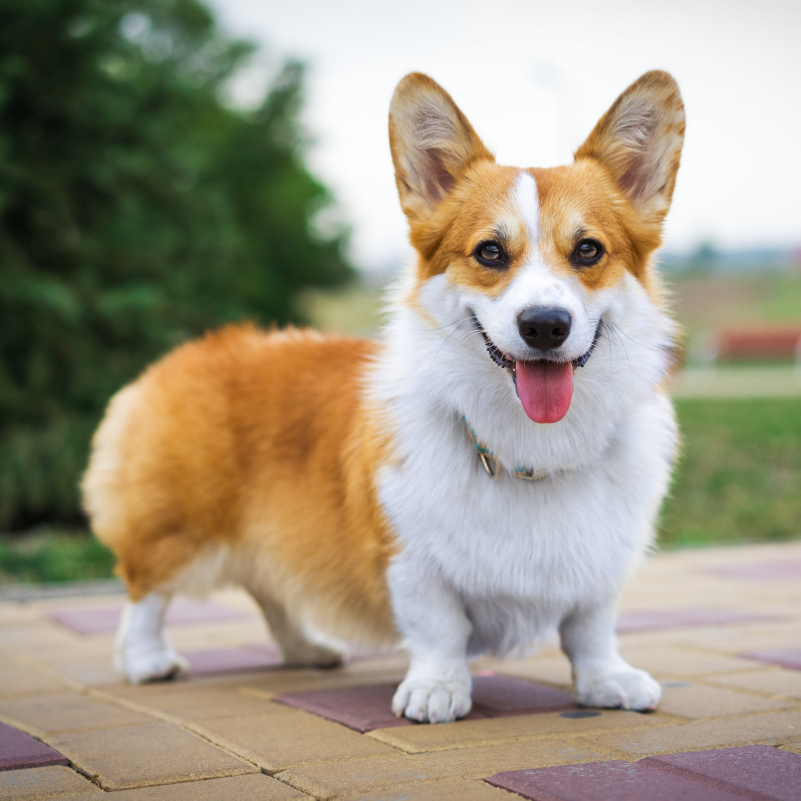
#> input picture samples/hw7/corgi-dog.jpg, 1601 x 1601 px (shown at 1/2 size)
$ jupyter execute --allow-errors hw7.ipynb   (text cells are left out)
#> lines starting #> are read from the running program, lines starting #| are printed output that depends on the picture; pictures that were not available may be replaced by others from this repository, and a replacement may not be noted
[cell 1]
from skimage.segmentation import slic
import numpy as np
import matplotlib.pyplot as plt
import math
import matplotlib.patches as patches
from skimage.segmentation import mark_boundaries

[cell 2]
img = plt.imread('corgi-dog.jpg')
#> img is the input picture: shape (1601, 1601, 3); mean R, G, B 160.6, 152.2, 133.5
img2 = plt.imread('corgi-dog.jpg')
num_seg = 2000
plt.figure()
plt.imshow(img)
segments_slic = slic(img, n_segments=num_seg, compactness=100, channel_axis=2)
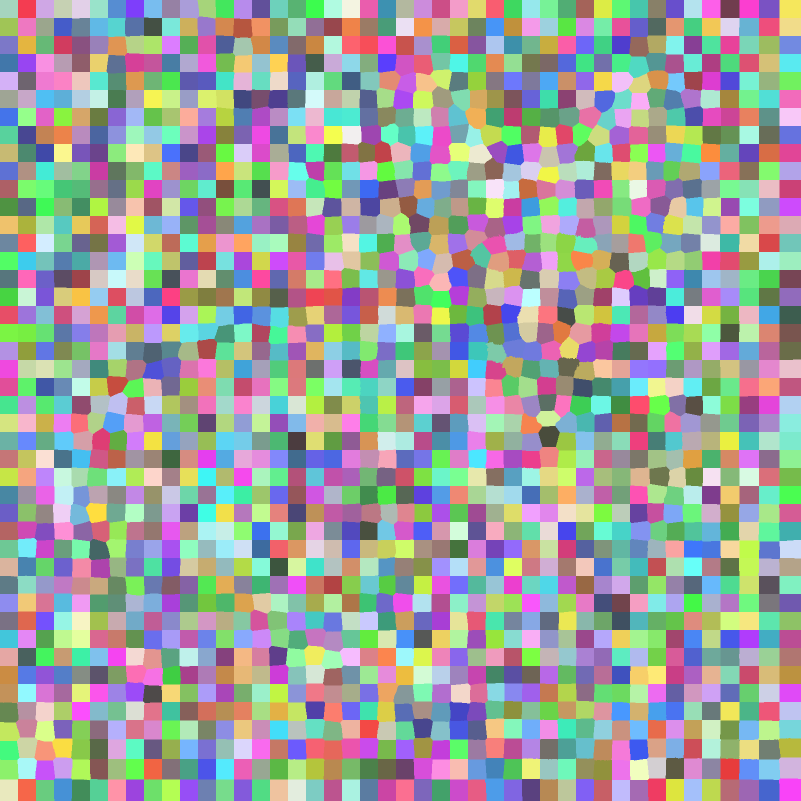
#> segments_slic: shape (1601, 1601) int64 (shown at 1/2 size); 1936 distinct labels, from 1 to 1936; one colour per label, 0 black
plt.figure()
plt.imshow(mark_boundaries(img, segments_slic, color=(255, 0, 0)))
#> (the rest of this cell did not finish here and is left out)

[cell 3]
def ncc(patch, tgt):
    ncc_val = np.zeros(3)
    for color in range(2):
        color_patch = patch[:, :, color]
        color_tgt = tgt[:, :, color]
        p_avg = np.average(color_patch)
        t_avg = np.average(color_tgt)
        p_std = np.std(color_patch)
        t_std = np.std(color_tgt)
        for r, c in np.ndindex(color_patch.shape):
            ncc_val[color] += (color_patch[r, c] - p_avg) * \
                (color_tgt[r, c] - t_avg) / p_std * t_std
    return np.sum(ncc_val / (patch.size - 1))


template = plt.imread('template.png')
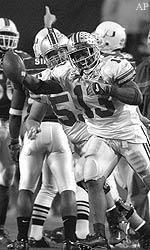
#> input picture samples/hw1/buckeyes_converted.jpg, 150 x 250 px, given in place of template.png, which was not available
#> template is the input picture: shape (250, 150); min 0, max 255, mean 115.5
search = plt.imread('search.png')
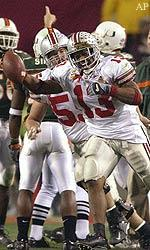
#> input picture samples/hw1/buckeyes_rgb.bmp, 150 x 250 px, given in place of search.png, which was not available
#> search is the input picture: shape (250, 150, 3); mean R, G, B 126.3, 112.1, 104.6

offset_r = math.floor(template.shape[0]/2)
#> offset_r = 125
offset_c = math.floor(template.shape[1]/2)
#> offset_c = 75
limits_r = offset_r, search.shape[0] - offset_r
#> limits_r = (125, 125)
limits_c = offset_c, search.shape[1] - offset_c
#> limits_c = (75, 75)
regions = [template[r-offset_r:r+offset_r, c-offset_c:c+offset_c, :]
           for r in range(*limits_r)
           for c in range(*limits_c)]
#> regions = []

match_dist = np.zeros((search.shape[0]-template.shape[0],
                       search.shape[1]-template.shape[1]))
#> match_dist = empty array
match_dist = np.zeros((search.shape[0], search.shape[1]))
i = 0
for r in range(*limits_r):
    for c in range(*limits_c):
        match_dist[r, c] = ncc(regions[i], template)
        i += 1
#> match_dist: shape (250, 150) float64; every value is 0
#> after the loop, i = 0
plt.imshow(match_dist)

[cell 4]
def show_kth_matches(img, *args):
    plt.figure(figsize=(15,7))
    sub = 1
    for i in args:
        plt.subplot(2, 3, sub)
        plt.imshow(img)
        ax = plt.gca()
        ax.imshow(img)
        i_min = np.unravel_index(np.argpartition(
            match_dist, i, axis=None)[i], match_dist.shape)
        # print(C[temp])
        # print(match_dist[i_min])
        # print(i_min)
        x = i_min[0]
        y = i_min[1]
        rect = patches.Rectangle(
            (x, y), 69, 47, linewidth=2, edgecolor='r', facecolor="none", zorder=100)
        ax.add_patch(rect)
        plt.gca().set_title(f'k={i}', c='r')
        sub += 1
#> this loop made 6 passes
#> (x, y) on passes 1 to 6: (0, 1), (0, 2), (166, 97), (166, 109), (166, 16), (165, 126)
#> after the loop, sub = 7
    plt.show()
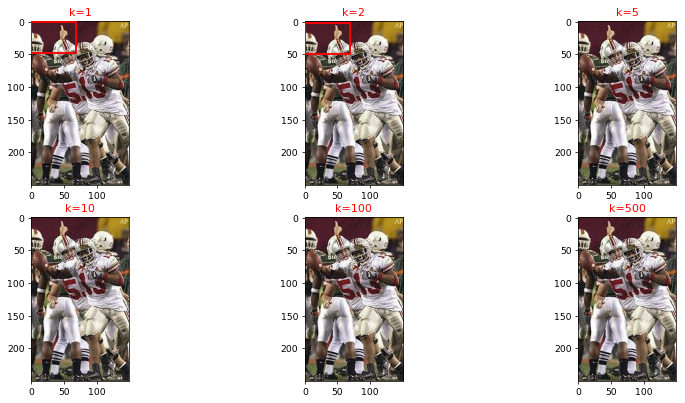
#> figure drawn by matplotlib, 6 panels

show_kth_matches(search, 1, 2, 5, 10, 100, 500)

plt.figure()
plt.plot(np.sort(match_dist))
plt.show()
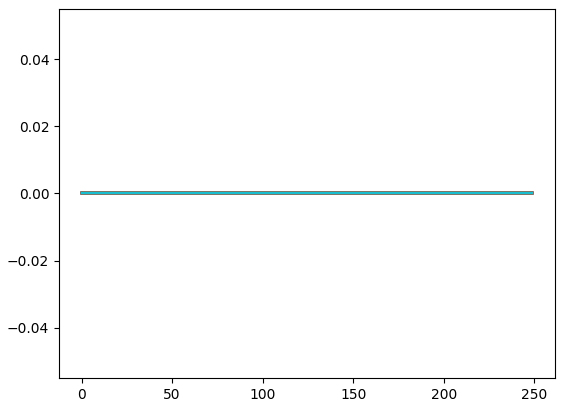
#> figure drawn by matplotlib, 1 panel
